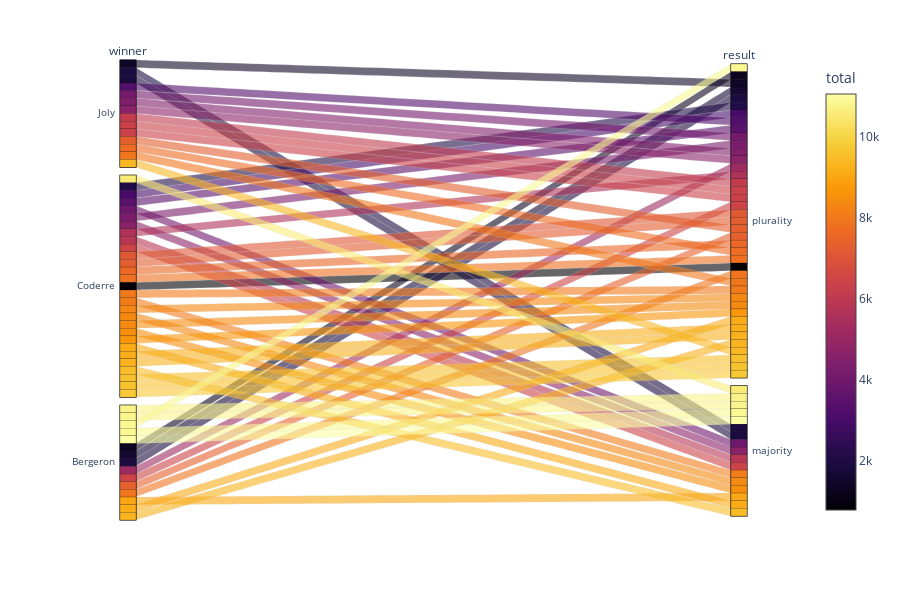

Notebook code for this chart:
### Markdown cell above
# Visualize Sankey Diagram for continuous data

### Code cell
fig = px.parallel_categories(df, color="total", color_continuous_scale=px.colors.sequential.Inferno)
fig

### Figure 1 — Plotly figure (JSON) as saved in the notebook; plotly's stock layout.template omitted (floating-point values rounded to 4 significant figures)
{"data": [{"dimensions": [{"label": "winner", "values": ["Joly", "Joly", "Coderre", "Bergeron", "Bergeron", "Bergeron", "Coderre", "Coderre", "Coderre", "Coderre", "Bergeron", "Bergeron", "Bergeron", "Bergeron", "Coderre", "Coderre", "Coderre", "Coderre", "Coderre", "Coderre", "Joly", "Coderre", "Coderre", "Joly", "Joly", "Joly", "Bergeron", "Coderre", "Coderre", "Bergeron", "Coderre", "Coderre", "Coderre", "Coderre", "Coderre", "Bergeron", "Joly", "Joly", "Joly", "Joly", "Coderre", "Joly", "Coderre", "Coderre", "Joly", "Joly", "Joly", "Coderre", "Coderre", "Bergeron", "Bergeron", "Coderre", "Coderre", "Coderre", "Coderre", "Bergeron", "Bergeron", "Bergeron"]}, {"label": "result", "values": ["plurality", "plurality", "plurality", "majority", "majority", "plurality", "plurality", "majority", "majority", "majority", "plurality", "majority", "majority", "plurality", "plurality", "plurality", "plurality", "plurality", "majority", "majority", "plurality", "plurality", "plurality", "plurality", "plurality", "plurality", "plurality", "majority", "plurality", "majority", "plurality", "majority", "plurality", "majority", "plurality", "plurality", "plurality", "plurality", "plurality", "plurality", "plurality", "plurality", "plurality", "plurality", "majority", "majority", "plurality", "plurality", "plurality", "plurality", "plurality", "plurality", "majority", "majority", "plurality", "plurality", "plurality", "plurality"]}], "domain": {"x": [0, 0.98], "y": [0, 1]}, "line": {"color": [7334, 6363, 8650, 9030, 10747, 7370, 8316, 10546, 9465, 8351, 9282, 11050, 10867, 10866, 9259, 7247, 9587, 8385, 6454, 8479, 9378, 7096, 9200, 7956, 4099, 6357, 6445, 5872, 7583, 10802, 5615, 3951, 3469, 4663, 4287, 5172, 4687, 7688, 6125, 3263, 3003, 4438, 9560, 7809, 1887, 1889, 1432, 789, 9737, 9135, 7900, 8025, 9111, 8060, 2062, 1965, 1330, 1678], "coloraxis": "coloraxis"}, "name": "", "type": "parcats"}], "layout": {"coloraxis": {"colorbar": {"title": {"text": "total"}}, "colorscale": [[0, "#000004"], [0.1111, "#1b0c41"], [0.2222, "#4a0c6b"], [0.3333, "#781c6d"], [0.4444, "#a52c60"], [0.5556, "#cf4446"], [0.6667, "#ed6925"], [0.7778, "#fb9b06"], [0.8889, "#f7d13d"], [1, "#fcffa4"]]}, "height": 600, "legend": {"tracegroupgap": 0}, "margin": {"t": 60}}}
